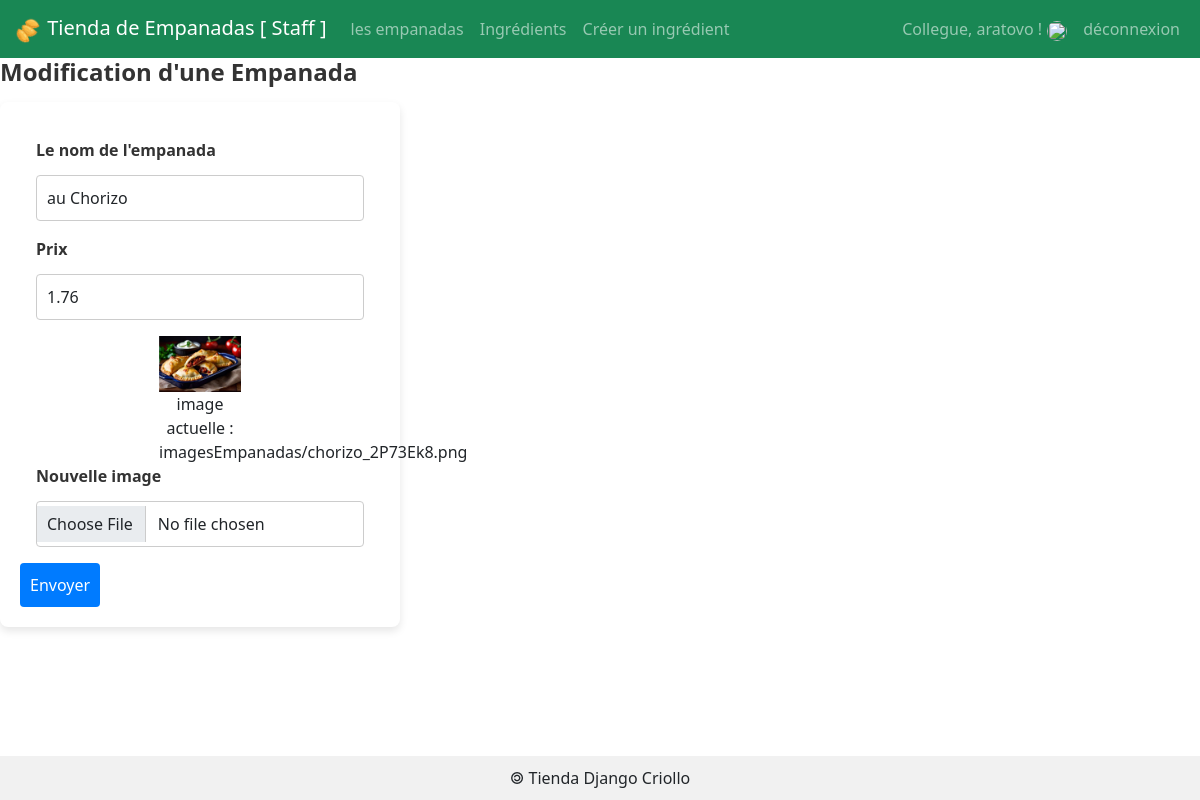
Screenshot of /empanada/1/update/ (signed in) with the database file from the repository.
### empanadas/models.py (models this page shows, shortened)
class Empanada(models.Model) :
    idEmpanada    = models.AutoField(    primary_key    = True )
    nomEmpanada   = models.CharField(   max_length      = 50   )
    prix          = models.DecimalField( max_digits     = 6, decimal_places = 2 )
    image = models.ImageField( default = 'imagesEmpanadas/default.png', upload_to = 'imagesEmpanadas/')

### empanadas/views.py (the view)
# urls.py: path('empanada/<int:empanada_id>/update/',          views.afficherFormulaireModificationEmpanada),
def afficherFormulaireModificationEmpanada(request, empanada_id):
    if request.user.is_staff:
        emp = Empanada.objects.get(idEmpanada=empanada_id)
        return render(request, 'empanadas/formulaireModificationEmpanada.html', {'empanada': emp})
    else:
        return redirect('/empanadas')

### empanadas/templates/empanadas/formulaireModificationEmpanada.html (shortened to what this page needs)
{% extends 'empanadas/base.html' %}
{% block main %}
<h2> Modification d'une Empanada </h2>
<form action="{% url 'editEmpanada' empanada.idEmpanada %}" method="POST" enctype="multipart/form-data">
        <div class="m-3">
                <label for="id_nomEmpanada" class="form-label"> Le nom de l'empanada </label>
                <input id="id_nomEmpanada" name="nomEmpanada" type="text" value="{{empanada.nomEmpanada}}" maxlength="50" required class="form-control"/>
        </div>
        <div class="m-3">
                <label for="id_prix" class="form-label"> Prix </label>
                <input id="id_prix" name="prix" type="number" value="{{empanada.prix}}" step="0.01" min="0" max="100.00"  required class="form-control"/>
        </div>
	<div class="m-3">
		<figure class="w-25 text-center m-auto">
			<img src="{{ MEDIA_URL }}{{ empanada.image }}" class="img-fluid"/>
			<figcaption>image actuelle : {{ empanada.image}} </figcaption>
		</figure>
		<label for="id_image" class="form-label">Nouvelle image</label>
		<input id="id_image" name="image" type="file" accept="image/*" class="form-control">
	</div>
        <button type="submit" class="btn btn-primary"> Envoyer </button>
</form>
{% endblock %}

### comptes/templates/comptes/menuStaff.html (shortened to what this page needs)
{% load static %}
<nav class="navbar navbar-expand-lg navbar-dark bg-success">
  <div class="container-fluid">
    <a class="navbar-brand" href="/empanadas">
      <img src="{% static 'empanadas/img/icone.png' %}" class="icn-img" />
      Tienda de Empanadas [ Staff ]
    </a>
    <div id="navbarText" class="collapse navbar-collapse">
      <ul class="navbar-nav me-auto mb-2 mb-lg-0">
        <li class="nav-item">
          <a class="nav-link" href="/empanadas">les empanadas</a>
        </li>
        <li class="nav-item">
          <a class="nav-link" href="/ingredients">Ingrédients</a>
        </li>
        <li class="nav-item">
          <a class="nav-link" href="/ingredients/add">Créer un ingrédient</a>
        </li>
      </ul>
      <ul class="navbar-nav">
        <li class="nav-item">
          <a class="nav-link" >Collegue, {{user}} !<img src="{{MEDIA_URL}}{{user.image}}" class="rounded-circle"></a>
        </li>
        <li class="nav-item">
          <a class="nav-link" href="/logout">déconnexion</a>
        </li>
      </ul>
    </div>
  </div>
</nav>

### empanadas/static/empanadas/css/styles.css (style rules this page uses)
html, body { height: 100%; margin: 0; display: flex; flex-direction: column; }
.form-label { font-weight: bold; margin-bottom: 0.5rem; color: #333; }
.form-control { margin-bottom: 1rem; border: 1px solid #ddd; border-radius: 4px; padding: 0.75rem; width: 100%; }
.btn-primary { background-color: #007bff; border: none; padding: 0.75rem 1.25rem; color: white; border-radius: 4px; cursor: pointer; }
h2 { font-size: 1.5rem; font-weight: bold; color: #333; margin-bottom: 1rem; }
button[type="submit"] { background-color: #007bff; border: none; color: white; padding: 10px; font-size: 1rem; border-radius: 4px; cursor: pointer; }
a { color: #007bff; text-decoration: none; }
.icn-img { width: 30px; }
.rounded-circle { width: 20px; height: 20px; margin-left: 5px; }
form { background-color: #ffffff; padding: 20px; border-radius: 8px; box-shadow: 0 4px 8px rgba(0, 0, 0, 0.1); width: 100%; max-width: 400px; box-sizing: border-box; }
.form-label { font-weight: bold; }
.form-control { width: 100%; padding: 10px; margin: 5px 0 15px 0; border: 1px solid #ccc; border-radius: 4px; box-sizing: border-box; }
.btn-primary { background-color: #007bff; color: #ffffff; padding: 10px 15px; border: none; border-radius: 4px; cursor: pointer; }

### rows the page displays
Empanada: nomEmpanada "au Chorizo", prix "1.76", image (picture), image "imagesEmpanadas/chorizo_2P73Ek8.png"

### other values shown
{{ user }} "aratovo"
